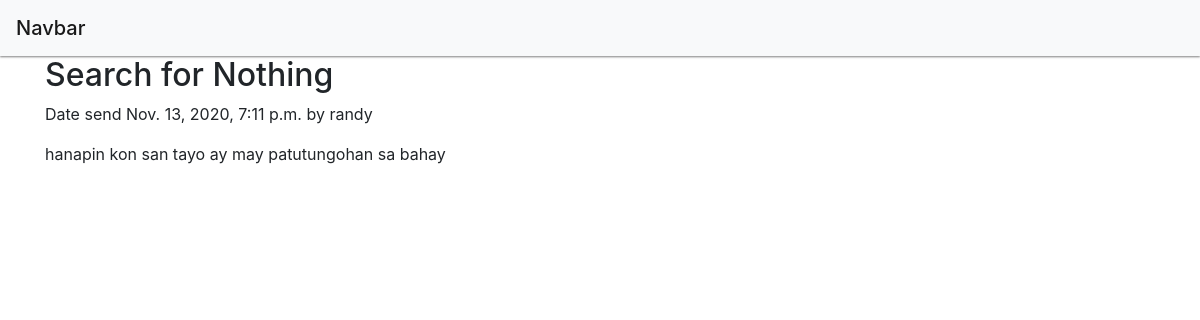
The app's page /message/2020/11/13/search-nothing/ with its own data.
### messageapp/models.py (models this page shows, shortened)
class MessagePost(models.Model):
    STATUS_CHOICES = (
        ('draft', 'Draft'),
        ('sent', 'Sent')
    )
    title = models.CharField(max_length=255)
    slug = models.SlugField(max_length=255, unique_for_date='date_send')
    author = models.ForeignKey(
        User, on_delete=models.CASCADE, related_name='message_post')
    body = models.TextField()
    date_send = models.DateTimeField(default=timezone.now)
    created = models.DateTimeField(auto_now_add=True)
    updated = models.DateTimeField(auto_now=True)
    status = models.CharField(
        max_length=20, choices=STATUS_CHOICES, default='draft')
    class Meta:
        ordering = ('-date_send',)
    objects = models.Manager()
    datesent = MessagePostManager()

### messageapp/views.py (the view)
def detail_post(request, year, month, day, post):
    post = get_object_or_404(MessagePost, slug=post,
                             status='sent',
                             date_send__year=year,
                             date_send__month=month,
                             date_send__day=day)
    return render(request, 'messageapp/post/detail.html', {'post': post})

### messageapp/templates/messageapp/post/detail.html
{% extends 'messageapp/base.html' %}
{% block content %}
<h2>{{post.title}}</h2>
<p>
  Date send {{post.date_send}} by {{post.author}}
</p>
{{post.body|linebreaks}}
{% endblock %}

### messageapp/static/css/messageapp.css (style rules this page uses)
body { background-color: #eee; }

### records on screen
MessagePost: title "Search for Nothing", date_send "Nov. 13, 2020, 7:11 p.m.", author "randy", body "hanapin kon san tayo ay may patutungohan sa bahay"
